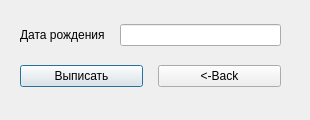
<?xml version="1.0" encoding="UTF-8"?>
<ui version="4.0">
 <class>yearOfBirth</class>
 <widget class="QDialog" name="yearOfBirth">
  <property name="geometry">
   <rect>
    <x>0</x>
    <y>0</y>
    <width>310</width>
    <height>120</height>
   </rect>
  </property>
  <property name="windowTitle">
   <string>Выписать по дате рождения</string>
  </property>
  <widget class="QWidget" name="layoutWidget">
   <property name="geometry">
    <rect>
     <x>20</x>
     <y>20</y>
     <width>261</width>
     <height>71</height>
    </rect>
   </property>
   <layout class="QVBoxLayout" name="verticalLayout">
    <property name="spacing">
     <number>15</number>
    </property>
    <item>
     <layout class="QHBoxLayout" name="horizontalLayout_2">
      <item>
       <widget class="QLabel" name="label">
        <property name="text">
         <string>Дата рождения</string>
        </property>
       </widget>
      </item>
      <item>
       <widget class="QLineEdit" name="yearOfBitrh"/>
      </item>
     </layout>
    </item>
    <item>
     <layout class="QHBoxLayout" name="horizontalLayout">
      <item>
       <widget class="QPushButton" name="delButton">
        <property name="text">
         <string>Выписать</string>
        </property>
       </widget>
      </item>
      <item>
       <widget class="QPushButton" name="backButton">
        <property name="text">
         <string>&lt;-Back</string>
        </property>
       </widget>
      </item>
     </layout>
    </item>
   </layout>
  </widget>
 </widget>
 <resources/>
 <connections/>
</ui>
